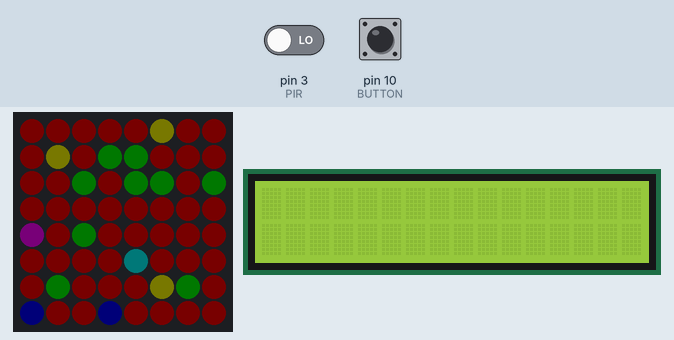
Simulated run of this sketch. Board: Arduino Uno, built with avr-gcc and run on an emulated ATmega328P. On the bench: 8×8 RGB LED matrix (first LED top left, wired row by row), 16×2 character LCD. The inputs (shaded band) are chosen by the test bench; at power-on: pin 3 (PIR) LOW, pin 10 (BUTTON) LOW. Dim RGB values are drawn brighter than linear; random numbers use the default seed unless the sketch sets one.

Above: at 1.2 s.
1.3 s: pin 3 (PIR) driven HIGH
At 1.56 s:
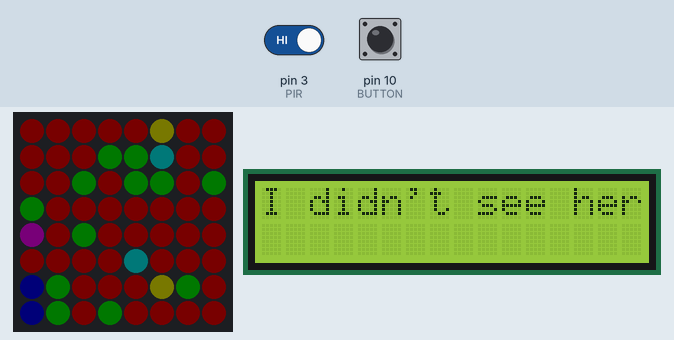
3.3 s: pin 10 (BUTTON) pulled HIGH for 0.15 s
At 3.83 s:
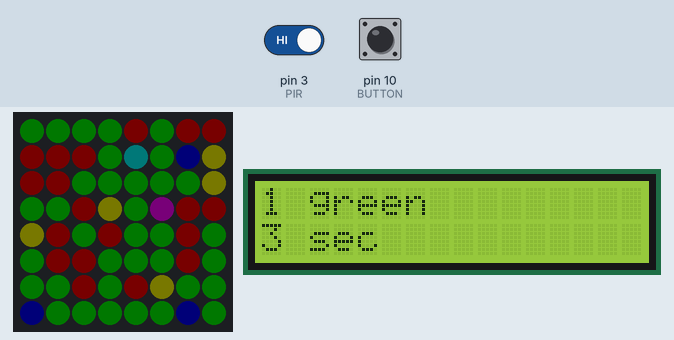
4.0 s: pin 10 (BUTTON) pulled HIGH for 1 s
At 5.54 s:
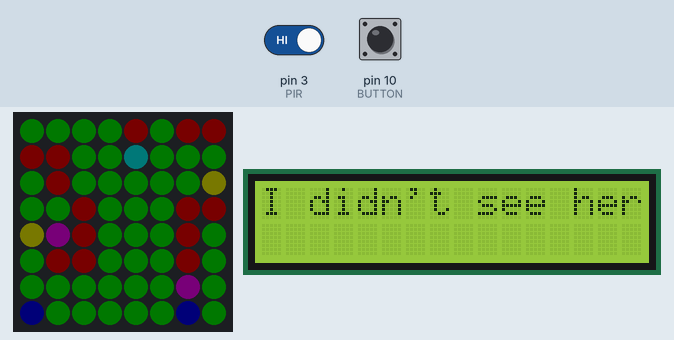
5.6 s: pin 10 (BUTTON) pulled HIGH for 0.15 s
At 5.95 s:
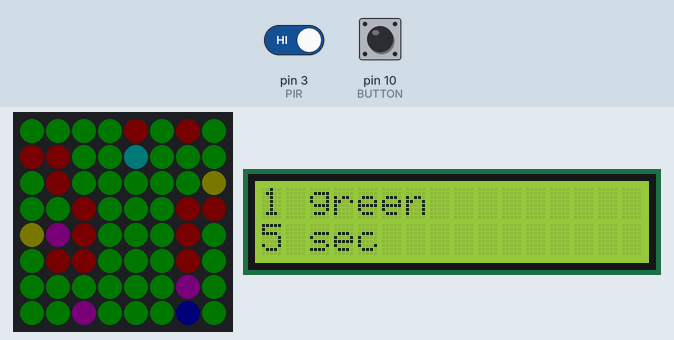
6.3 s: pin 10 (BUTTON) pulled HIGH for 3.2 s
At 8.96 s:
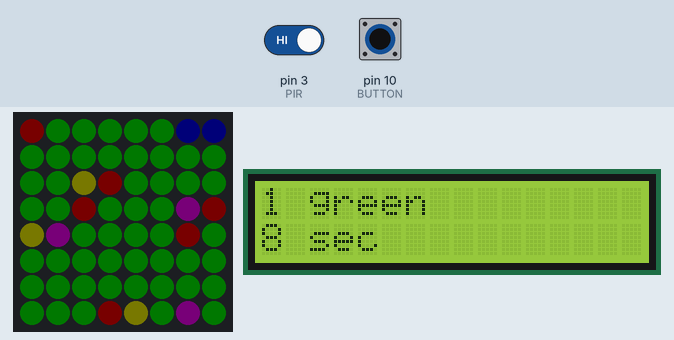
10.1 s: pin 10 (BUTTON) pulled HIGH for 0.15 s
At 12.86 s:
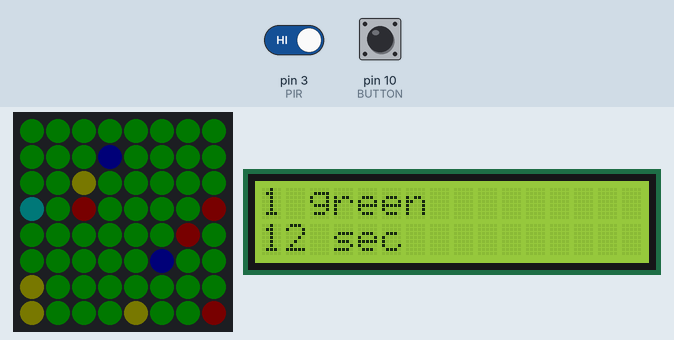

The sketch:

pir-neo-matrix.ino
```cpp
#include <Adafruit_GFX.h>
#include <Adafruit_NeoMatrix.h>
#include <Adafruit_NeoPixel.h>
#include <gamma.h>

#include <Wire.h>
#include <LiquidCrystal_I2C.h>

// refer to...
// https://arduino-info.wikispaces.com/LCD-Blue-I2C
// https://github.com/marcoschwartz/LiquidCrystal_I2C
// NB - also checked out following
// https://bitbucket.org/fmalpartida/new-liquidcrystal/downloads/
// I2C Serial Interface 16X2 Character LCD Display
// bought 3 from ebay £1.87 each, 14 April 2017

// The standard pins for Uno (according to Wire.h, I guess)
// SDA = Analog 4 (serial data)
// SCL = Analog 5 (serial clock)

// contructor(I2C address, columns, rows)
// the displays I have use I2C address 0x3F
LiquidCrystal_I2C lcd(0x3F, 16, 2);

unsigned long button_press_millis = millis();
unsigned long last_move_millis = millis();
boolean display_message = true;
const String blank = "                ";

const String padding[] = {"", " ", "  ", "   ", "    ", "     ", "      ", "       ", "        "};


#define DEBOUNCE_MILLIS 200

Adafruit_NeoMatrix matrix
  = Adafruit_NeoMatrix(8, 8, 2,
                       NEO_MATRIX_TOP  + NEO_MATRIX_RIGHT +
                       NEO_MATRIX_ROWS + NEO_MATRIX_ZIGZAG,
                       NEO_GRB         + NEO_KHZ800);

const uint16_t colours[] = {
  matrix.Color(255, 0, 0),
  matrix.Color(0, 255, 0),
  matrix.Color(0, 0, 255),

  matrix.Color(255, 255, 0),
  matrix.Color(255, 0, 255),
  matrix.Color(0, 255, 255),

  matrix.Color(0, 0, 0)
};

// pin connected to Passive InfraRed sensor
#define PIR 3
#define BUTTON 10
byte last_pir = 0;
byte pir = 0;
unsigned long count = 0;
String line1 = "";
String line2 = "";

void setup() {
  pinMode(PIR, INPUT);
  pinMode(BUTTON, INPUT);

  matrix.begin();
  matrix.setBrightness(2);
  matrix.fillScreen(colours[1]);
  matrix.show();

  lcd.init();
  lcd.display();
  lcd.setBacklight(1);
}

void loop() {

  // toggle backlight when button is pressed
  // also toggle message mode
  if (digitalRead(BUTTON) and millis() - button_press_millis > DEBOUNCE_MILLIS) {
    button_press_millis = millis();
    display_message = not display_message;
  }

  display_message ? show_message() : show_count(count);

  // read the PIR sensor
  // 1  means movement detected
  // 0 means no movement
  pir = digitalRead(PIR);
  if (pir != last_pir) {
    last_pir = pir;
    if (pir) {
      last_move_millis = millis();
      count++;

      String msg = message();
      if (count % 2 == 1) {
        line1 = msg + padding[16 - msg.length()];
        line2 = blank;
      }
      else {
        line1 = blank;
        line2 = padding[16 - msg.length()] + msg;
      }
    }
  }

  // if recent movement we set some colour else we switch one pixel off (colour 6)
  if (millis() - last_move_millis < 30 * 1000) {
    int i = random(5) < 4 ? count % 6 : random(6);
    matrix.drawPixel(random(8), random(8), colours[i]);
  }
  else {
    matrix.drawPixel(random(8), random(8), colours[6]);
  }
  matrix.show();
}


const String colour_names[6] = {"red", "green", "blue", "yellow", "pink", "cyan"};
void show_count(int i) {
  lcd.setCursor(0, 0);
  lcd.print(String(i) + " " + colour_names[i % 6] + blank);
  lcd.setCursor(0, 1);
  unsigned long t = millis() / 1000;
  if ( t > 3600 ) {
    t /= 60;
    lcd.print(String(t / 60) + " hr " + String(t % 60) + " min" + blank);
  }
  else {
    if ( t > 59 ) {
      lcd.print(String(t / 60) + " min ");
    }
    lcd.print(String(t % 60) + " sec" + blank);
  }
}

void show_message() {
  lcd.setCursor(0, 0);
  lcd.print(line1);
  lcd.setCursor(0, 1);
  lcd.print(line2);
}

const String subjects[6] = {"I ", "you ", "they ", "he ", "she ", "we "};
const String verbs[8]    = {"watched", "looked at", "glanced at", "saw", "will see", "never saw", "will watch", "didn't see"};
const String objects[6]  = {" me", " you", " them", " him", " her", " us"};

String message() {
  while (true) {
    String line = subjects[random(6)] + verbs[random(8)] + objects[random(6)];
    if (line.length() < 17) {
      return line;
    }
  }
}
```
